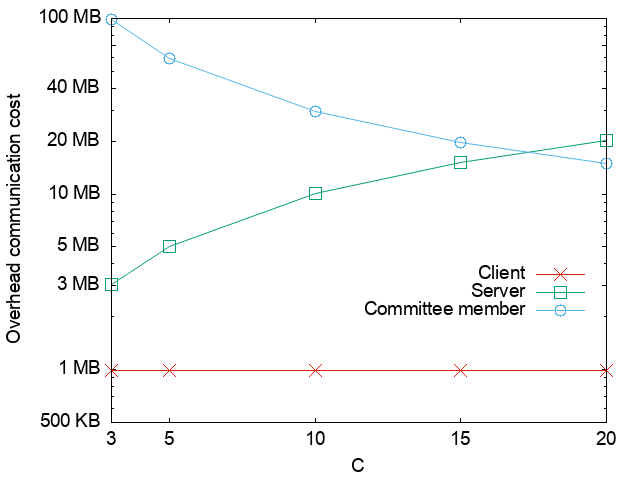

Write gnuplot code to recreate this figure.
set terminal png font "Helvetica,14" 
set output "online_comm_N300_p64811.png"
set datafile sep ','
set key center right Right offset 0, -4
set xlabel "C"
set ylabel "Overhead communication cost"
set xtics ("3" 3,"5" 5, "10" 10,"15" 15,"20" 20)
set ytics add ("500 KB" 0.5)
set ytics add ("1 MB" 1)
set ytics add ("5 MB" 5)
set ytics add ("10 MB" 10)
set ytics add ("20 MB" 20)
set ytics add ("" 70)
set ytics add ("100 MB" 100)
set ytics add ("200 MB" 200)
set log y

# x=C, for N=300 and P=64811
plot [3:][0.5:] '../online_comm/online_comm.csv' every 9::136::180 using 2:($4-$7) title 'Client' with linespoints lc 7 pt 2 ps 2, \
             '../online_comm/online_comm.csv' every 9::136::180 using 2:($5-$8) title 'Server' with linespoints pt 4 ps 2 lc 2, \
             '../online_comm/online_comm.csv' every 9::136::180 using 2:6 title 'Committee member' with linespoints pt 6 ps 2 lc 3
